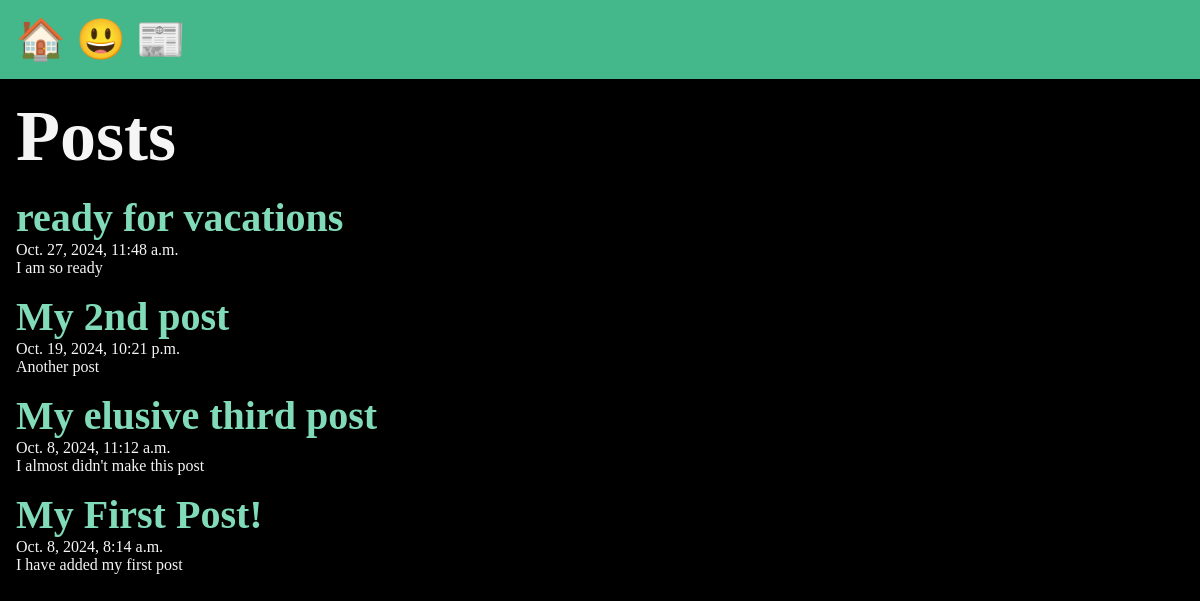
/posts/, run on the app's committed database.
### posts/models.py (models this page shows, shortened)
class Post(models.Model):
    title = models.CharField(max_length=75)
    body = models.TextField()
    slug = models.SlugField()
    date = models.DateTimeField(auto_now_add=True)
    banner = models.ImageField(default='fallback.png', blank = True)

### posts/views.py (the view)
# urls.py: path('', views.posts_list, name="list"),
def posts_list(request):
    posts = Post.objects.all().order_by('-date')
    return render(request, 'posts/posts_lists.html', { 'post': posts})

### posts/templates/posts/posts_lists.html (shortened to what this page needs)
{% extends 'layout.html' %}
{% block contet %}
    <section>
    <h1>Posts</h1>
    {% for post in post %}
        <article class="posts">
            <h2>
                <a href="{% url 'posts:page' slug=post.slug  %}">
                    {{ post.title }}
                </a>
            </h2>
            <p>{{ post.date }}</p>
            <p>{{ post.body }}</p>
        </article>
    {% endfor %}
    </section>
{% endblock %}

### templates/layout.html (shortened to what this page needs)
<!DOCTYPE html>
{% load static %}
<html lang="en">
<head>
       <link rel="stylesheet" href="{%  static 'css/style.css' %}">
</head>
<body>
    <nav>
        <a href="/">
            <span role="img" aria-label = "Home">🏠</span>
        </a>
        <a href="/about">
            <span role="img" aria-label="About">😃</span>
        </a>
        <a href="{% url 'posts:list' %}">
            <span role="img" aria-label="Posts">📰</span>
        </a>
    </nav>
    <main>
        {% block contet  %}
        {% endblock %}
    </main>
</body>
</html>

### static/css/style.css (style rules this page uses)
* { margin: 0; padding: 0; box-sizing: border-box; }
body { min-height: 100vh; background-color: black; color: whitesmoke; font-size: 3rem; }
nav { padding: 1rem; background-color: #44B78B; color: white; font-size: 2.5rem; }
main { padding: 1rem; }
section { display: flex; flex-flow: column; gap: 1rem; }
h2 { font-size: 2.5rem; }
p { font-size: 1rem; }
a { text-decoration: none; color: #81dbb8; }

### data on the page
Post: title "ready for vacations", date "Oct. 27, 2024, 11:48 a.m.", body "I am so ready"
Post: title "My 2nd post", date "Oct. 19, 2024, 10:21 p.m.", body "Another post"
Post: title "My elusive third post", date "Oct. 8, 2024, 11:12 a.m.", body "I almost didn't make this post"
Post: title "My First Post!", date "Oct. 8, 2024, 8:14 a.m.", body "I have added my first post"
